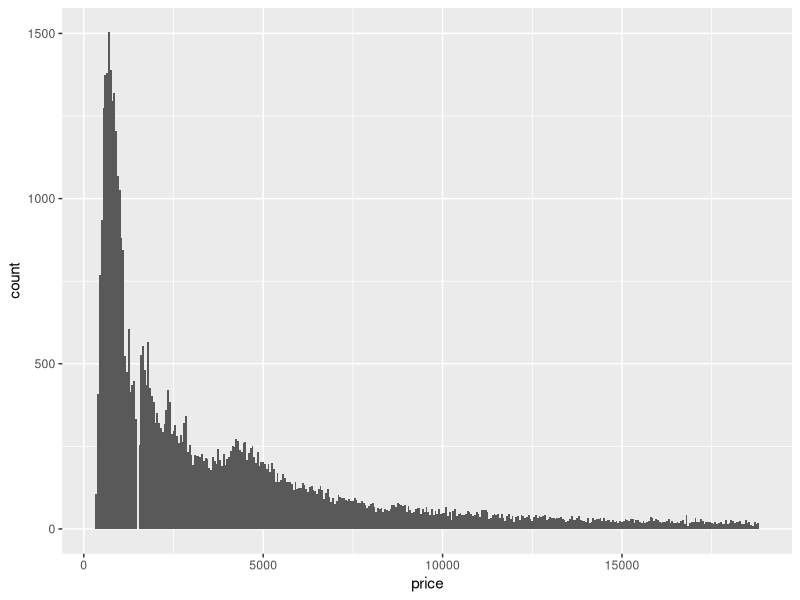
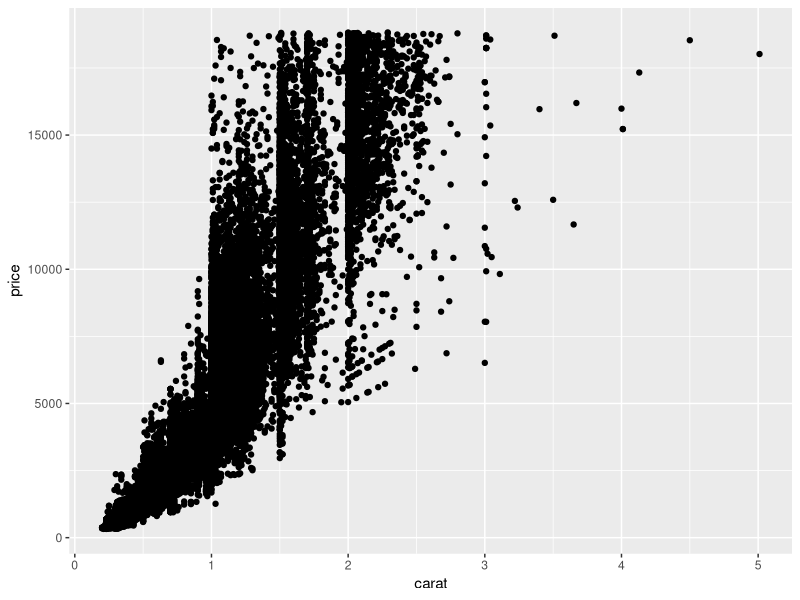
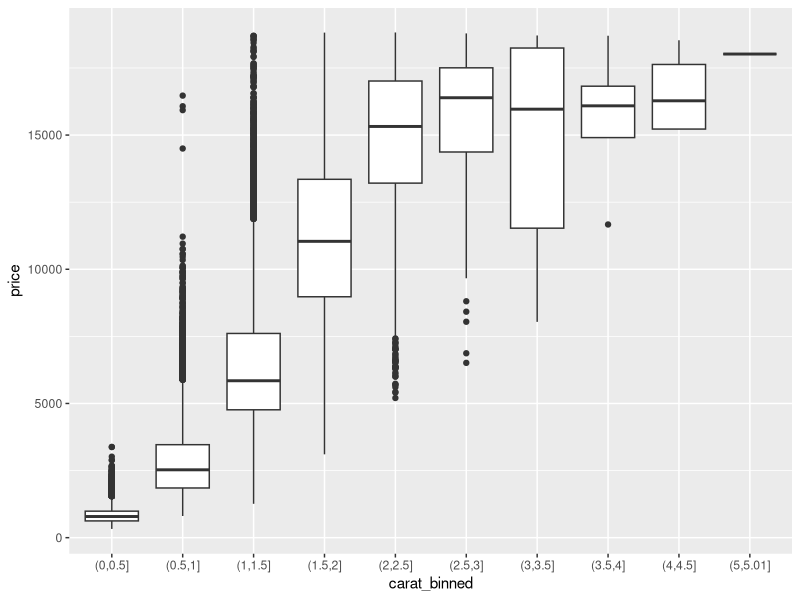
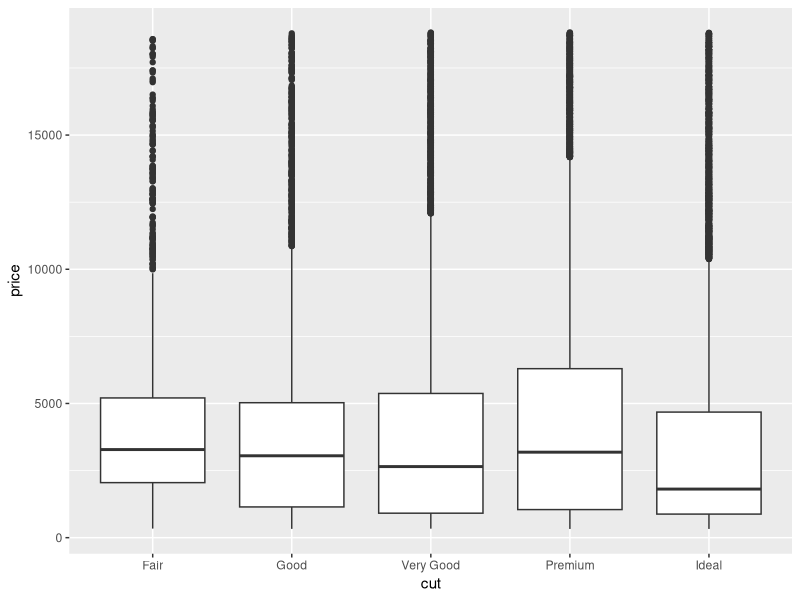
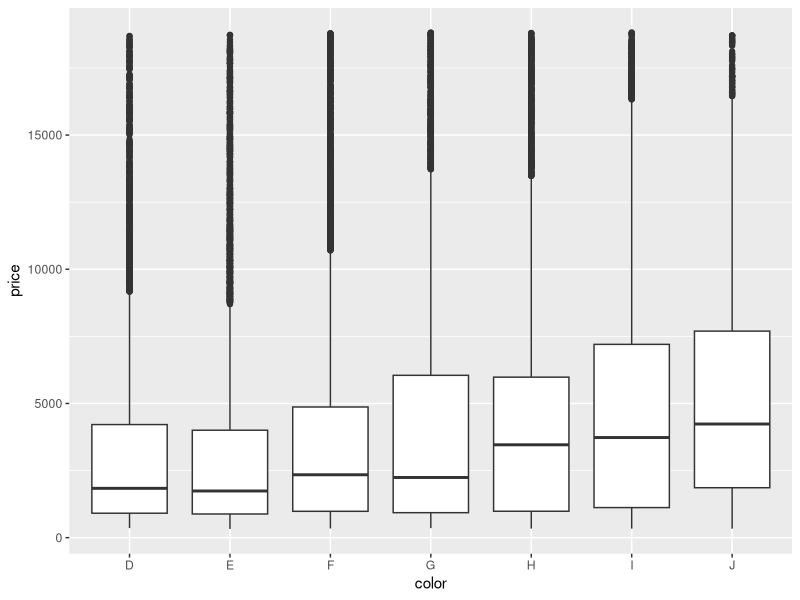
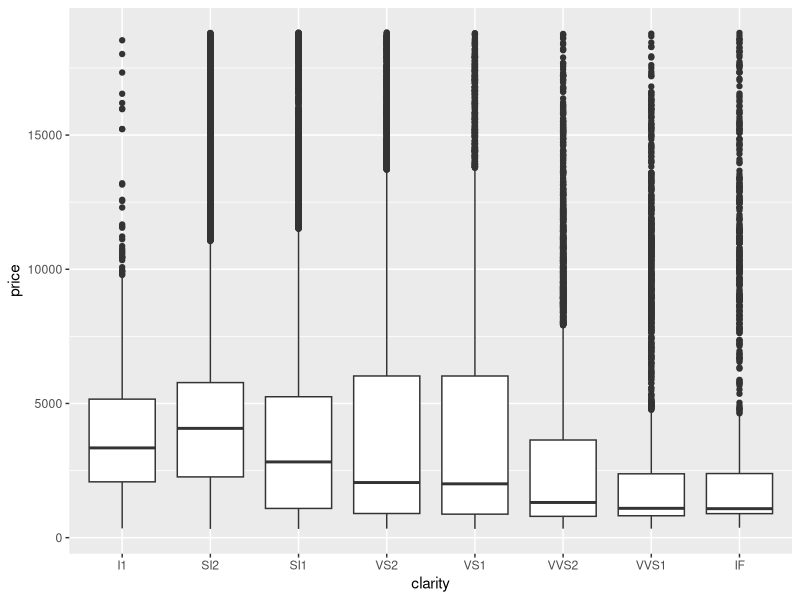
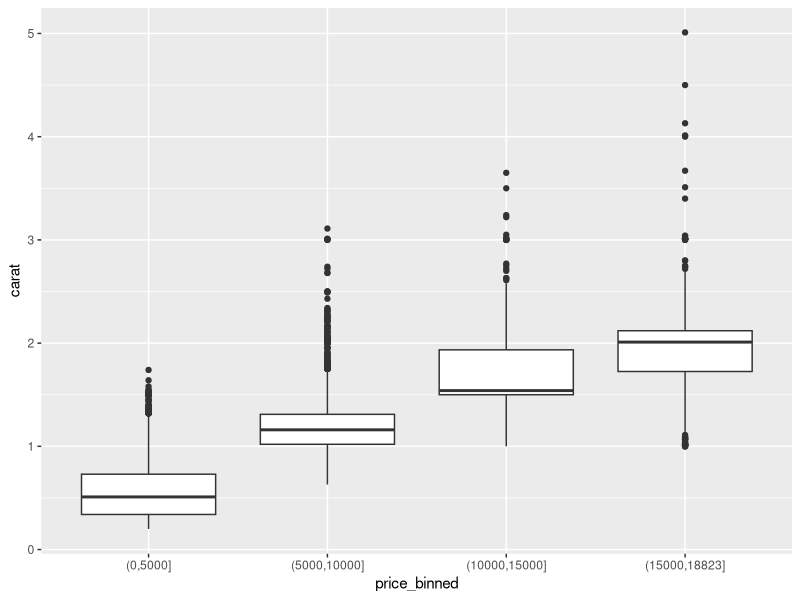
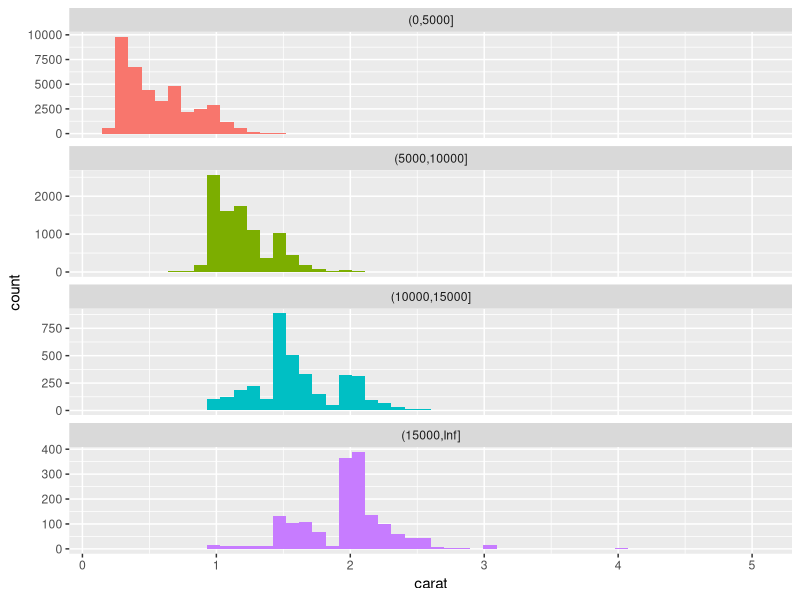

Write R code to recreate these figures, in order.
#' --- 
#' title: "r4ds exercise 3" 
#' author: Amelia Nelson
#' date: April 10, 2018 
#' output: github_document 
#' ---

library(tidyverse)
?diamonds

# Question 1: Explore the distribution of price with geom_histogram() and other functions. Use prose to describe the distribution you utlimately discover. What are some of the most surprising features of the distribution to you?

diamonds %>% 
  ggplot(aes(x = price)) + 
  geom_histogram(binwidth = 50)

# The graph 

# Question 2: Which of the 4Cs (i.e., carat, cut, color, and clarity) is most important for predicting the price of a diamond?

# carat vs price scatterplot
diamonds %>%
  ggplot(aes(x = carat, y = price)) +
  geom_point()
# carat vs price boxplot
diamonds %>%
  mutate(carat_binned = cut(carat, breaks = c(seq(0, max(carat), .5), max(carat)))) %>%
  ggplot(., aes(x = carat_binned, y = price)) + 
  geom_boxplot()

# cut vs price boxplot
diamonds %>%
  ggplot(aes(x = cut, y = price)) +
  geom_boxplot()

# color vs price boxplot
diamonds %>%
  ggplot(aes(x = color, y = price)) +
  geom_boxplot()

# clarity vs price boxplot
diamonds %>%
  ggplot(aes(x = clarity, y = price)) +
  geom_boxplot()

# It is clear that carat is the biggest factor of determining price. The scatterplot and boxplot of carat versus price shows a postiive relationship whereas, with the other boxplots, the ranges of prices are fairly uniform across the different factors. Also, we can tell that the relationship between carat and price is roughly exponential. From a one carat diamond to a 2 carat diamond, there is a huge jump in price. After 2 carats, prices don't differentiate by carat as much.

# Question 3: Visualize the distribution of carat, partitioned by price. Then, after revisiting Faceting, use facet_wrap() to accomplish the same.

diamonds %>%
  filter(!is.na(carat), !is.na(price)) %>% 
  mutate(price_binned = cut(price, breaks = c(seq(0, max(price), 5000), max(price)),
                       dig.lab = 10)) %>% 
  ggplot(., aes(price_binned, carat)) +
  geom_boxplot()

 # using Faceting
diamonds %>%
  filter(!is.na(carat), !is.na(price)) %>% 
  mutate(price_binned = cut(price, 
                            breaks = c(seq(0, max(price), 5000), Inf),
                            dig.lab = 10)) %>% 
  ggplot(., aes(x = carat, fill = price_binned)) +
  geom_histogram(bins = 50, show.legend = FALSE) +
  facet_wrap(~ price_binned, scales = 'free_y', ncol = 1)

# For the lowest price range (0 - $5000), is unsurprisingly skewed left, with carat sizes ranging from 0.5 - 1.5 and weighted heavily towards 0.5 carat. With the next three price ranges, the ranges are similar (1-2.5 carats), but the way the curve is distributed in this range differs. For the second tier price range ($5000 - $10,0000), most diamonds are 1 carat. For the third tier ($10,000 - $15,000), most diamonds are 1.5 carat and there are also a fair amount around 2 carats. Lastly, the priciest range ($150,000+), most diamonds are 2 carats.  
